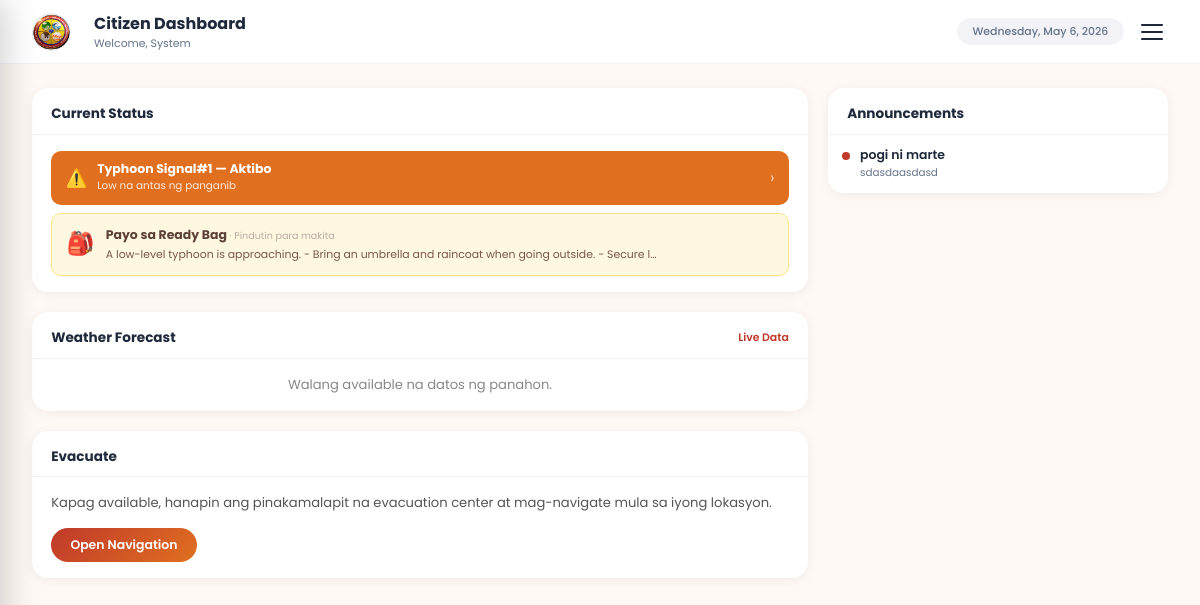
Page /pages/citizen_dashboard.php (signed in) on the committed database.
### tables this page shows
CREATE TABLE `users` (
  `id` int(10) UNSIGNED NOT NULL,
  `first_name` varchar(80) NOT NULL DEFAULT '',
  `last_name` varchar(80) NOT NULL DEFAULT '',
  `middle_name` varchar(80) DEFAULT NULL,
  `suffix` varchar(20) DEFAULT NULL,
  `full_name` varchar(255) GENERATED ALWAYS AS (trim(concat_ws(' ',`first_name`,coalesce(nullif(`middle_name`,''),NULL),`last_name`,coalesce(nullif(`suffix`,''),NULL)))) VIRTUAL,
  `email` varchar(150) NOT NULL,
  `contact_number` varchar(20) DEFAULT NULL,
  `birthday` date DEFAULT NULL COMMENT 'Date of birth — used to auto-compute age',
  `sex` enum('male','female','prefer_not_to_say') DEFAULT NULL COMMENT 'Biological sex of account owner',
  `password_hash` varchar(255) NOT NULL,
  `role` enum('citizen','admin','coordinator') NOT NULL DEFAULT 'citizen',
  `barangay_id` int(10) UNSIGNED NOT NULL,
  `house_number` varchar(50) NOT NULL,
  `is_email_verified` tinyint(1) NOT NULL DEFAULT 0,
  `otp_code_hash` varchar(255) DEFAULT NULL,
  `otp_expires_at` datetime DEFAULT NULL,
  `device_token` varchar(255) DEFAULT NULL,
  `device_fingerprint` varchar(255) DEFAULT NULL,
  `device_registered_at` datetime DEFAULT NULL,
  `is_device_trusted` tinyint(1) NOT NULL DEFAULT 0,
  `is_active` tinyint(1) NOT NULL DEFAULT 1,
  `created_at` datetime NOT NULL DEFAULT current_timestamp(),
  `updated_at` datetime NOT NULL DEFAULT current_timestamp() ON UPDATE current_timestamp()
);

CREATE TABLE `disasters` (
  `id` int(10) UNSIGNED NOT NULL,
  `type` enum('typhoon','flood','earthquake','heat','landslide','other') NOT NULL,
  `level` tinyint(3) UNSIGNED NOT NULL,
  `title` varchar(200) NOT NULL,
  `status` enum('planned','ongoing','resolved') NOT NULL DEFAULT 'planned',
  `description` text DEFAULT NULL,
  `started_at` datetime DEFAULT NULL,
  `ended_at` datetime DEFAULT NULL,
  `created_at` datetime NOT NULL DEFAULT current_timestamp(),
  `updated_at` datetime NOT NULL DEFAULT current_timestamp() ON UPDATE current_timestamp()
);

CREATE TABLE `ready_bag_templates` (
  `id` int(10) UNSIGNED NOT NULL,
  `disaster_type` enum('typhoon','flood','earthquake','heat','landslide','general') NOT NULL,
  `level_min` tinyint(3) UNSIGNED NOT NULL DEFAULT 1,
  `level_max` tinyint(3) UNSIGNED NOT NULL DEFAULT 5,
  `title` varchar(200) NOT NULL,
  `message` text NOT NULL
);

CREATE TABLE `announcements` (
  `id` int(10) UNSIGNED NOT NULL,
  `title` varchar(200) NOT NULL,
  `body` text NOT NULL,
  `type` enum('general','disaster') NOT NULL DEFAULT 'general',
  `disaster_id` int(10) UNSIGNED DEFAULT NULL,
  `is_pinned` tinyint(1) NOT NULL DEFAULT 0,
  `published_at` datetime NOT NULL DEFAULT current_timestamp(),
  `created_by` int(10) UNSIGNED NOT NULL,
  `created_at` datetime NOT NULL DEFAULT current_timestamp(),
  `updated_at` datetime NOT NULL DEFAULT current_timestamp() ON UPDATE current_timestamp()
);

### pages/session.php (called while the page is built, shortened)
<?php
function current_user(): ?array
{
    static $cached = null;
    if ($cached !== null) {
        return $cached;
    }
    $pdo = db();
    $stmt = $pdo->prepare('SELECT u.*, b.name AS barangay_name, b.municipality, b.province
                           FROM users u
                           JOIN barangays b ON b.id = u.barangay_id
                           WHERE u.id = ? AND u.is_active = 1');
    $stmt->execute([$_SESSION['user_id']]);
    $cached = $stmt->fetch() ?: null;
    return $cached;
}
function require_login(?string $role = null): void
{
    $user = current_user();
}

### pages/notify.php (called while the page is built, shortened)
<?php
if (!function_exists('maybeSendDisasterNotification')) {
    function maybeSendDisasterNotification(PDO $pdo): void {
        $stmt    = $pdo->query("SELECT * FROM disasters WHERE status = 'ongoing' ORDER BY level DESC, started_at DESC LIMIT 1");
        $disaster = $stmt->fetch(PDO::FETCH_ASSOC);
        if ($disaster) {
            return;
        }
    }
}

### pages/citizen_dashboard.php (the view, shortened to what this page needs)
<?php
require_once __DIR__ . '/session.php';
require_login();
$user = current_user();
$pdo  = db();
$weather = null;
$disasterStmt   = $pdo->query("SELECT * FROM disasters WHERE status = 'ongoing' ORDER BY level DESC, started_at DESC LIMIT 1");
$activeDisaster = $disasterStmt->fetch();
$advice = null;
if ($activeDisaster) {
    $type  = $activeDisaster['type'];
    $level = (int)$activeDisaster['level'];
    $stmt  = $pdo->prepare("SELECT * FROM ready_bag_templates
                             WHERE disaster_type = ?
                               AND level_min <= ?
                               AND level_max >= ?
                             ORDER BY level_min DESC LIMIT 1");
    $stmt->execute([$type, $level, $level]);
    $advice = $stmt->fetch();
}
$annStmt = $pdo->query("SELECT a.*, d.title AS disaster_title
                         FROM announcements a
                         LEFT JOIN disasters d ON d.id = a.disaster_id
                         ORDER BY a.is_pinned DESC, a.published_at DESC
                         LIMIT 6");
$announcements = $annStmt->fetchAll();
$currentHour = (int)date('H');
$isNightTime = ($currentHour >= 18 || $currentHour < 6);
function build_first_name(array $user): string {
    if (!empty($user['first_name'])) return $user['first_name'];
    $parts = explode(' ', $user['full_name'] ?? 'Citizen');
    return $parts[0];
}
$firstName   = build_first_name($user);
function wx_colors(string $cat, bool $isNight): array {
    if ($isNight) {
        $map = [
            'sunny'  => ['#0f1729','#1a2a52','#2d4080','rgba(15,23,41,.6)'],
            'cloudy' => ['#0d1520','#1e2d3d','#2e4158','rgba(13,21,32,.55)'],
            'rain'   => ['#080e1e','#0f1f3d','#162d5a','rgba(8,14,30,.6)'],
            'storm'  => ['#060810','#0d1020','#161c30','rgba(6,8,16,.7)'],
            'fog'    => ['#111820','#1c2530','#283545','rgba(17,24,32,.5)'],
            'windy'  => ['#091218','#112233','#1a3040','rgba(9,18,24,.5)'],
        ];
        return $map[$cat] ?? $map['sunny'];
    }
}
$wx_cat    = isset($weather) ? wx_category($weather['condition_text'] ?? '') : 'sunny';
$wx_colors = wx_colors($wx_cat, $isNightTime);
$wx_particles = $isNightTime
    ? ['sunny'=>['✨','⭐','🌙'],'cloudy'=>['☁','🌙','✦'],'rain'=>['💧','🌧','💦'],'storm'=>['⚡','🌩','💥'],'fog'=>['🌫','✦','👻'],'windy'=>['🌬','🍃','💨']]
    : ['sunny'=>['✨','☀','⭐'],'cloudy'=>['☁','💨','🌤'],'rain'=>['💧','🌧','💦'],'storm'=>['⚡','🌩','💥'],'fog'=>['👻','🌫','✦'],'windy'=>['🍃','🌬','💨']];
$wx_ptcls = $wx_particles[$wx_cat] ?? $wx_particles['sunny'];
require_once __DIR__ . '/notify.php';
maybeSendDisasterNotification($pdo);
?>
<!DOCTYPE html>
<html lang="en">
<head>
<link rel="stylesheet" href="../asset/css/userdashboard.css">
</head>
<body>
<div class="desktop-wrapper">
  <header class="desktop-topbar">
    <div class="drawer-logo" style="width:38px;height:38px;background:#eee;border-radius:50%;display:flex;align-items:center;justify-content:center;"><img src="../img/mdrrmo.png" alt="MDRRMO" style="width:100%;"></div>
    <div class="desktop-topbar-center">
      <div class="desktop-topbar-title">Citizen Dashboard</div>
      <div class="desktop-topbar-sub">Welcome, <?php echo htmlspecialchars($firstName); ?></div>
    </div>
    <div class="desktop-topbar-right">
      <div class="desktop-date-chip"><?php echo date('l, F j, Y'); ?></div>
      <button class="hamburger-btn" id="desktopHamburger" onclick="openSidebar()"><span></span><span></span><span></span></button>
    </div>
  </header>
  <div class="desktop-content"><div class="desktop-grid"><div class="desktop-col-left"><div class="desktop-card"><div class="desktop-card-header"><h2>Current Status</h2></div><div class="desktop-card-body desktop-alert-wrap"><?php if ($activeDisaster): ?><div class="alert-banner alert-typhoon" onclick="openDisasterModal()" role="button"><div class="alert-icon">⚠️</div><div class="alert-text"><div class="alert-title"><?php echo htmlspecialchars(ucfirst($activeDisaster['type'])); ?> Signal#<?php echo (int)$activeDisaster['level']; ?> — Aktibo</div><div class="alert-sub"><?php $lvlLabel=['1'=>'Low','2'=>'Moderate','3'=>'High','4'=>'Severe']; echo ($lvlLabel[(string)(int)$activeDisaster['level']]??'Moderate').' na antas ng panganib'; ?></div></div><div class="alert-chevron">›</div></div><?php if ($advice): ?><div class="desktop-readybag" onclick="openReadyBagModal()"><div class="desktop-readybag-icon">🎒</div><div><div class="desktop-readybag-title">Payo sa Ready Bag <small style="font-weight:400;color:#bcaaa4;font-size:.60rem;">· Pindutin para makita</small></div><div class="desktop-readybag-text"><?php echo htmlspecialchars(mb_substr($advice['message'],0,100)); ?>…</div></div></div><?php endif; ?><?php else: ?><div class="alert-banner alert-none"><div class="alert-icon">✅</div><div class="alert-text"><div class="alert-title">Walang aktibong sakuna sa ngayon</div><div class="alert-sub">Manatiling handa at subaybayan ang mga update</div></div></div><?php endif; ?></div></div><div class="desktop-card"><div class="desktop-card-header"><h2>Weather Forecast</h2><a href="#">Live Data</a></div><?php if ($weather): ?><div class="weather-card" style="margin:0;border-radius:0;box-shadow:none;"><div class="weather-banner" style="background:linear-gradient(140deg,<?php echo $wx_colors[0]; ?> 0%,<?php echo $wx_colors[1]; ?> 45%,<?php echo $wx_colors[2]; ?> 100%);"><div class="weather-top-row"><div class="weather-left"><div class="weather-temp-big"><?php echo round($weather['temp_c']); ?><sup>°C</sup></div><div class="weather-place-name">San Ildefonso, Bulacan</div><div class="weather-condition-label"><?php echo htmlspecialchars($weather['condition_text']); ?></div></div><div class="weather-risk-pill <?php echo $weather['level']; ?>"><?php $riskLabels=['low'=>'LOW','medium'=>'MODERATE','high'=>'HIGH','extreme'=>'SEVERE']; echo $riskLabels[$weather['level']]??strtoupper($weather['level']); ?> RISK</div></div><div class="weather-mascot-wrap" style="width:140px;height:140px;bottom:-10px;right:16px;"><span class="mascot-note"><?php echo $wx_ptcls[0]; ?></span><span class="mascot-note" style="animation-delay:.9s"><?php echo $wx_ptcls[1]; ?></span><span class="mascot-note" style="animation-delay:1.6s"><?php echo $wx_ptcls[2]; ?></span><?php echo wx_mascot_html($wx_cat, $isNightTime, 'd'); ?></div></div><div class="weather-stats-strip" style="background:linear-gradient(180deg,<?php echo $wx_colors[1]; ?> 0%,<?php echo $wx_colors[2]; ?> 100%);"><div class="w-stat-pill"><div class="stat-icon-3d"><svg viewBox="0 0 40 40"><defs><radialGradient id="dDropBody" cx="38%" cy="28%" r="65%"><stop offset="0%" stop-color="#b3e5fc"/><stop offset="35%" stop-color="#29b6f6"/><stop offset="75%" stop-color="#0277bd"/><stop offset="100%" stop-color="#01579b"/></radialGradient><radialGradient id="dDropSpec" cx="30%" cy="22%" r="35%"><stop offset="0%" stop-color="rgba(255,255,255,.85)"/><stop offset="100%" stop-color="rgba(255,255,255,0)"/></radialGradient><filter id="dDropBlur"><feGaussianBlur stdDeviation="1.2"/></filter></defs><ellipse cx="20" cy="36" rx="8" ry="3" fill="rgba(2,119,189,.22)" filter="url(#dDropBlur)"/><path d="M20 4 Q27 14 28 22 A8 8 0 0 1 12 22 Q13 14 20 4Z" fill="url(#dDropBody)"/><path d="M12.4 22 Q12 18 15 13" stroke="rgba(100,210,255,.5)" stroke-width="1.5" fill="none" stroke-linecap="round"/><path d="M20 4 Q27 14 28 22 A8 8 0 0 1 12 22 Q13 14 20 4Z" fill="url(#dDropSpec)"/><ellipse cx="17" cy="16" rx="3.5" ry="4.5" fill="rgba(255,255,255,.30)" transform="rotate(-15 17 16)"/></svg></div><div class="stat-info"><div class="stat-val"><?php echo $weather['humidity']; ?>%</div><div class="stat-label">Humidity</div></div></div><div class="w-stat-pill"><div class="stat-icon-3d"><svg viewBox="0 0 40 40"><defs><linearGradient id="dThermTube" x1="0" y1="0" x2="1" y2="0"><stop offset="0%" stop-color="#b0bec5"/><stop offset="30%" stop-color="#eceff1"/><stop offset="60%" stop-color="#cfd8dc"/><stop offset="100%" stop-color="#90a4ae"/></linearGradient><linearGradient id="dThermMercury" x1="0" y1="0" x2="0" y2="1"><stop offset="0%" stop-color="#ff8a65"/><stop offset="60%" stop-color="#f4511e"/><stop offset="100%" stop-color="#bf360c"/></linearGradient><radialGradient id="dThermBulb" cx="40%" cy="35%" r="60%"><stop offset="0%" stop-color="#ff8a65"/><stop offset="50%" stop-color="#f4511e"/><stop offset="100%" stop-color="#bf360c"/></radialGradient><radialGradient id="dThermSpec" cx="35%" cy="28%" r="40%"><stop offset="0%" stop-color="rgba(255,255,255,.7)"/><stop offset="100%" stop-color="rgba(255,255,255,0)"/></radialGradient><filter id="dThermBlur"><feGaussianBlur stdDeviation="1"/></filter></defs><ellipse cx="20" cy="37" rx="6" ry="2.2" fill="rgba(0,0,0,.18)" filter="url(#dThermBlur)"/><rect x="16" y="5" width="8" height="22" rx="4" fill="url(#dThermTube)"/><rect x="17.5" y="6" width="2" height="20" rx="1" fill="rgba(255,255,255,.55)"/><rect x="18" y="12" width="4" height="15" rx="2" fill="url(#dThermMercury)"/><circle cx="20" cy="31" r="6" fill="url(#dThermBulb)"/><circle cx="20" cy="31" r="6" fill="url(#dThermSpec)"/><line x1="24.5" y1="10" x2="26.5" y2="10" stroke="rgba(255,255,255,.7)" stroke-width="1" stroke-linecap="round"/><line x1="24.5" y1="15" x2="26.5" y2="15" stroke="rgba(255,255,255,.7)" stroke-width="1" stroke-linecap="round"/><line x1="24.5" y1="20" x2="26.5" y2="20" stroke="rgba(255,255,255,.7)" stroke-width="1" stroke-linecap="round"/><line x1="24.5" y1="25" x2="26.5" y2="25" stroke="rgba(255,255,255,.7)" stroke-width="1" stroke-linecap="round"/></svg></div><div class="stat-info"><div class="stat-val"><?php echo round($weather['heat_index'],1); ?>°C</div><div class="stat-label">Heat Index</div></div></div></div></div><?php else: ?><p style="font-size:.82rem;color:#888;text-align:center;padding:1rem 0;">Walang available na datos ng panahon.</p><?php endif; ?></div><div class="desktop-card"><div class="desktop-card-header"><h2>Evacuate</h2></div><div class="desktop-evac-body"><p style="font-size:.82rem;color:#555;margin-bottom:.9rem;">Kapag available, hanapin ang pinakamalapit na evacuation center at mag-navigate mula sa iyong lokasyon.</p><a href="navigation.php" class="btn-nav">Open Navigation</a></div></div></div><div class="desktop-col-right"><div class="desktop-card"><div class="desktop-card-header" id="announcements"><h2>Announcements</h2></div><?php if (!$announcements): ?><div class="ann-empty">Wala pang anunsyo.</div><?php else: ?><div class="desktop-ann-list ann-list"><?php foreach ($announcements as $a): ?><div class="ann-item"><div class="ann-dot <?php echo $a['is_pinned']?'pinned':''; ?>"></div><div class="ann-body"><div class="ann-title"><?php if($a['is_pinned']): ?><span class="badge">NAKA-PIN</span><?php endif; ?><?php if($a['disaster_title']): ?><span class="badge badge-disaster"><?php echo htmlspecialchars($a['disaster_title']); ?></span><?php endif; ?><?php echo htmlspecialchars($a['title']); ?></div><div class="ann-preview"><?php echo htmlspecialchars(mb_substr($a['body'],0,200)); ?></div></div></div><?php endforeach; ?></div><?php endif; ?></div></div></div></div></div>
</body>
</html>

### rows in the picture
users: first_name "System"
disasters: type "Typhoon", level "1", level "Low"
ready_bag_templates: message "A low-level typhoon is approaching. - Bring an umbrella and raincoat when going outside. - Secure l"
announcements: is_pinned 0 (drawn), title "pogi ni marte", body "sdasdaasdasd"
